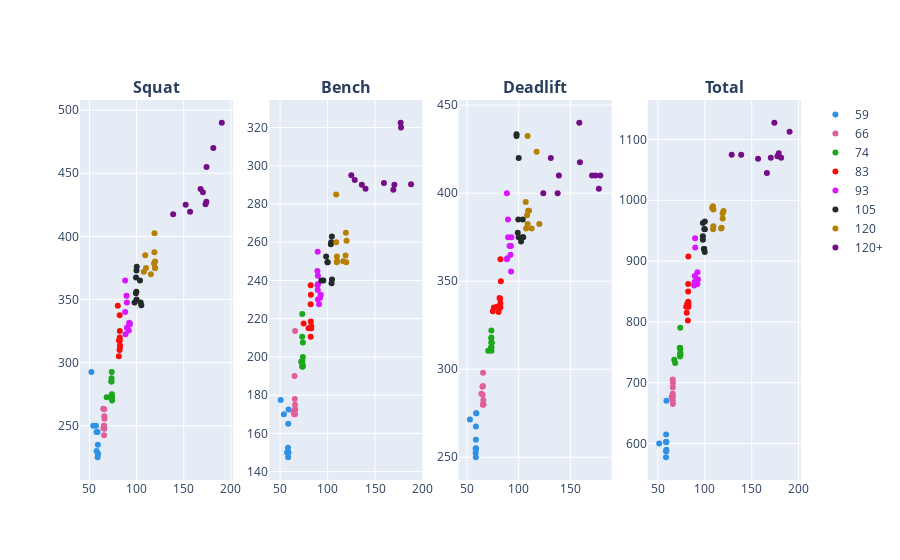

Notebook code cell kept with this figure:
### Code cell
plot_best_lifts_per_weightclass(data, 'M', 'IPF', 10)

### Figure 1 — Plotly figure (JSON) as saved in the notebook; plotly's stock layout.template omitted (floating-point values rounded to 4 significant figures)
{"data": [{"customdata": ["2003-03-22T00:00:00", "2019-01-19T00:00:00", "2002-03-09T00:00:00", "2017-10-13T00:00:00", "2018-07-14T00:00:00", "2019-04-12T00:00:00", "2018-04-14T00:00:00", "2020-03-18T00:00:00", "2018-06-06T00:00:00", "2018-10-11T00:00:00"], "hovertemplate": "<b>%{hovertext}</b><br>Bodyweight: %{x}kg <br>Squat: %{y}kg<br>Date: %{customdata|%Y-%m-%d}<extra></extra>", "hovertext": ["Andrzej Stanaszek", "Jeremy Smith #1", "Michael Booker #1", "Kevin Gray #1", "Michael Kuhns", "Kole Metts", "Egidijus Valčiukas", "Sergey Fedosienko", "Mohamed Lakehal", "Andres Ramos"], "legendgroup": "WeightClass", "marker": {"color": "#2E91E5"}, "mode": "markers", "name": "59", "showlegend": true, "type": "scatter", "x": [52.1, 56.95, 54, 57.55, 58.7, 58.95, 57.6, 59, 58.96, 58.7], "xaxis": "x", "y": [292.5, 250, 250, 245, 245, 235, 230, 228, 227.5, 225], "yaxis": "y"}, {"customdata": ["2020-03-07T00:00:00", "2019-06-04T00:00:00", "2017-11-11T00:00:00", "2020-03-18T00:00:00", "2019-10-16T00:00:00", "2019-03-04T00:00:00", "2017-06-14T00:00:00", "2017-03-04T00:00:00", "2019-06-04T00:00:00", "2019-11-29T00:00:00"], "hovertemplate": "<b>%{hovertext}</b><br>Bodyweight: %{x}kg <br>Squat: %{y}kg<br>Date: %{customdata|%Y-%m-%d}<extra></extra>", "hovertext": ["Jonathan Garcia #1", "Charles Okpoko", "Keith McHoney", "Sergey Gladkikh", "Andres Ramos", "Luke Homer", "Sawyer Yandell", "Stephen Cascioli", "Mark Tobias", "Artsiom Savelyeu"], "legendgroup": "WeightClass", "marker": {"color": "#E15F99"}, "mode": "markers", "name": "66", "showlegend": true, "type": "scatter", "x": [64.64, 65.75, 65.8, 66, 65.55, 65.5, 65.14, 64.94, 65.8, 65.6], "xaxis": "x", "y": [263.5, 263, 257.5, 255.5, 250, 250, 249, 248, 247.5, 242.5], "yaxis": "y"}, {"customdata": ["2020-07-12T00:00:00", "2019-10-16T00:00:00", "2019-10-16T00:00:00", "2019-10-16T00:00:00", "2020-07-17T00:00:00", "2019-11-23T00:00:00", "2018-07-21T00:00:00", "2020-03-07T00:00:00", "2020-03-03T00:00:00", "2018-10-28T00:00:00"], "hovertemplate": "<b>%{hovertext}</b><br>Bodyweight: %{x}kg <br>Squat: %{y}kg<br>Date: %{customdata|%Y-%m-%d}<extra></extra>", "hovertext": ["Yoshihiro Higa", "Micheal Seay", "Austin Perkins", "Taylor Atwood", "Chris Kennedy #1", "Gage Carreon", "Keith McHoney", "Zachary DiCostanzo", "Olanrewaju Adeoye", "Timothy Monigatti"], "legendgroup": "WeightClass", "marker": {"color": "#1CA71C"}, "mode": "markers", "name": "74", "showlegend": true, "type": "scatter", "x": [73.7, 73.45, 73.11, 73.47, 73.8, 74, 68.3, 73.13, 73.9, 74], "xaxis": "x", "y": [292.5, 287.5, 285, 285, 275, 272.5, 272.5, 272.5, 272, 270], "yaxis": "y"}, {"customdata": ["2018-06-22T00:00:00", "2015-07-25T00:00:00", "2016-01-23T00:00:00", "2020-03-07T00:00:00", "2020-09-26T00:00:00", "2019-12-07T00:00:00", "2019-10-16T00:00:00", "2019-08-03T00:00:00", "2020-02-08T00:00:00", "2018-04-21T00:00:00"], "hovertemplate": "<b>%{hovertext}</b><br>Bodyweight: %{x}kg <br>Squat: %{y}kg<br>Date: %{customdata|%Y-%m-%d}<extra></extra>", "hovertext": ["Aleksey Nikulin", "Amit Sapir", "Maliek Derstine", "Arkadiy Shalokha", "Jawon Garrison", "Matthew Schenone", "Russel Orhii", "John Haack", "Alex Tindal", "Chris Garcia"], "legendgroup": "WeightClass", "marker": {"color": "#FB0D0D"}, "mode": "markers", "name": "83", "showlegend": true, "type": "scatter", "x": [80.1, 82.1, 82.2, 82.19, 82.2, 81.3, 82.37, 82.4, 81.96, 81.2], "xaxis": "x", "y": [345, 337.5, 325, 319.8, 317.5, 317.5, 313.5, 312.5, 310, 305], "yaxis": "y"}, {"customdata": ["2016-04-16T00:00:00", "2016-07-08T00:00:00", "2015-11-07T00:00:00", "2020-03-01T00:00:00", "2020-03-07T00:00:00", "2019-11-29T00:00:00", "2018-06-06T00:00:00", "2020-01-18T00:00:00", "2017-04-29T00:00:00", "2018-06-23T00:00:00"], "hovertemplate": "<b>%{hovertext}</b><br>Bodyweight: %{x}kg <br>Squat: %{y}kg<br>Date: %{customdata|%Y-%m-%d}<extra></extra>", "hovertext": ["Amit Sapir", "Maliek Derstine", "Jesse Norris", "Peter Dolan", "Ashton Rouska", "Anatolii Novopismennyi", "Amar Kanane", "John Haack", "David Ricks", "Lenny Wicks"], "legendgroup": "WeightClass", "marker": {"color": "#DA16FF"}, "mode": "markers", "name": "93", "showlegend": true, "type": "scatter", "x": [87.91, 89.3, 89.72, 87.9, 92.14, 92.95, 92.57, 89.7, 91.75, 88.2], "xaxis": "x", "y": [365, 353, 347.5, 340, 331.5, 331, 330, 327.5, 325.5, 322.5], "yaxis": "y"}, {"customdata": ["2016-07-16T00:00:00", "2020-09-26T00:00:00", "2016-11-05T00:00:00", "2018-06-08T00:00:00", "2015-05-30T00:00:00", "2012-01-21T00:00:00", "2014-02-07T00:00:00", "2019-10-12T00:00:00", "2017-01-14T00:00:00", "2019-08-31T00:00:00"], "hovertemplate": "<b>%{hovertext}</b><br>Bodyweight: %{x}kg <br>Squat: %{y}kg<br>Date: %{customdata|%Y-%m-%d}<extra></extra>", "hovertext": ["Amit Sapir", "Joe Sullivan", "Kevin Oak", "Yaroslav Trubichkin", "Jordan Wong", "Sam Byrd", "Dan Green", "Josh Lentz", "Pete Rubish", "Joshua Greenfield"], "legendgroup": "WeightClass", "marker": {"color": "#222A2A"}, "mode": "markers", "name": "105", "showlegend": true, "type": "scatter", "x": [100.2, 99.9, 99.43, 103.6, 99.79, 99.3, 100, 97.9, 104.3, 105], "xaxis": "x", "y": [376, 373, 367.5, 365, 356.1, 355, 350, 347.5, 347.5, 345.5], "yaxis": "y"}, {"customdata": ["2019-11-14T00:00:00", "2019-04-06T00:00:00", "2020-02-01T00:00:00", "2019-11-14T00:00:00", "2017-03-04T00:00:00", "2019-10-16T00:00:00", "2004-12-01T00:00:00", "2014-06-01T00:00:00", "2018-12-08T00:00:00", "2018-06-08T00:00:00"], "hovertemplate": "<b>%{hovertext}</b><br>Bodyweight: %{x}kg <br>Squat: %{y}kg<br>Date: %{customdata|%Y-%m-%d}<extra></extra>", "hovertext": ["Matt Sohmer", "Dennis Cornelius", "Kevin Oak", "Ivaylo Hristov", "Anthony Harris #1", "Jared Martin #1", "Kirk Karwoski", "Mohamed Bouafia", "Ryan Dean", "Aleksandr Sedykh"], "legendgroup": "WeightClass", "marker": {"color": "#B68100"}, "mode": "markers", "name": "120", "showlegend": true, "type": "scatter", "x": [119, 118.9, 109.2, 119.6, 118.5, 119.6, 110, 119.7, 107.7, 115.2], "xaxis": "x", "y": [402.5, 387.5, 385, 380, 378.5, 375, 375, 375, 371.9, 370], "yaxis": "y"}, {"customdata": ["2019-03-02T00:00:00", "2017-10-21T00:00:00", "2020-02-29T00:00:00", "2020-09-26T00:00:00", "2016-11-05T00:00:00", "2018-03-03T00:00:00", "2018-06-06T00:00:00", "2019-08-30T00:00:00", "2020-01-25T00:00:00", "2016-04-16T00:00:00"], "hovertemplate": "<b>%{hovertext}</b><br>Bodyweight: %{x}kg <br>Squat: %{y}kg<br>Date: %{customdata|%Y-%m-%d}<extra></extra>", "hovertext": ["Ray Williams #1", "Jezza Uepa", "Daniel Bell #1", "Craig Foster", "JP Price", "Kelly Branton", "Joseph Peña #1", "Robb Philippus", "Logan Chapman", "Eric Lilliebridge"], "legendgroup": "WeightClass", "marker": {"color": "#750D86"}, "mode": "markers", "name": "120+", "showlegend": true, "type": "scatter", "x": [190.4, 181.4, 174.2, 167.9, 170.4, 174.0, 173.2, 152.1, 156.8, 138.8], "xaxis": "x", "y": [490, 470, 455, 437.5, 435, 427.5, 425.5, 425, 419.6, 417.5], "yaxis": "y"}, {"customdata": ["1994-11-17T00:00:00", "2016-10-31T00:00:00", "2002-03-09T00:00:00", "2015-10-17T00:00:00", "2014-06-01T00:00:00", "2018-06-02T00:00:00", "2013-04-25T00:00:00", "2019-09-07T00:00:00", "2018-09-22T00:00:00", "2017-10-02T00:00:00"], "hovertemplate": "<b>%{hovertext}</b><br>Bodyweight: %{x}kg <br>Bench: %{y}kg<br>Date: %{customdata|%Y-%m-%d}<extra></extra>", "hovertext": ["Andrzej Stanaszek", "Sergey Fedosienko", "Michael Booker #1", "Koji Higashisaka", "Dariusz Wszoła", "Lenard Jones", "Oleg Puzikov", "Sławomir Śledź", "井上 卓", "Elnur Khailyamov"], "legendgroup": "WeightClass", "marker": {"color": "#2E91E5"}, "mode": "markers", "name": "59", "showlegend": false, "type": "scatter", "x": [50.6, 58.9, 54, 58.55, 58.3, 57.6, 57.5, 58.62, 58.8, 58.5], "xaxis": "x2", "y": [177.5, 172.5, 170, 165, 152.5, 150, 150, 150, 150, 147.5], "yaxis": "y2"}, {"customdata": ["2018-11-24T00:00:00", "2013-09-13T00:00:00", "2016-10-31T00:00:00", "2019-06-04T00:00:00", "2019-04-09T00:00:00", "2016-03-05T00:00:00", "2019-03-04T00:00:00", "2020-03-07T00:00:00", "2019-06-04T00:00:00", "2014-12-06T00:00:00"], "hovertemplate": "<b>%{hovertext}</b><br>Bodyweight: %{x}kg <br>Bench: %{y}kg<br>Date: %{customdata|%Y-%m-%d}<extra></extra>", "hovertext": ["Eddie Berglund", "Yusuke Suzuki", "Sergey Skochek", "Tsung-Ting Hsieh", "Konstantin Saukov", "Matti Christensen", "Chris Aviado", "Jonathan Garcia #1", "Charles Okpoko", "Moon"], "legendgroup": "WeightClass", "marker": {"color": "#E15F99"}, "mode": "markers", "name": "66", "showlegend": false, "type": "scatter", "x": [65.75, 65.2, 65.5, 65.7, 65.55, 65.95, 64.2, 64.64, 65.75, 64.9], "xaxis": "x2", "y": [213.5, 190, 178, 175, 172.5, 172.5, 171.5, 171, 170, 170], "yaxis": "y2"}, {"customdata": ["2019-04-07T00:00:00", "2015-06-05T00:00:00", "2018-12-08T00:00:00", "2013-06-02T00:00:00", "2019-10-16T00:00:00", "2019-11-23T00:00:00", "2019-04-05T00:00:00", "2017-05-13T00:00:00", "2019-06-04T00:00:00", "2019-04-07T00:00:00"], "hovertemplate": "<b>%{hovertext}</b><br>Bodyweight: %{x}kg <br>Bench: %{y}kg<br>Date: %{customdata|%Y-%m-%d}<extra></extra>", "hovertext": ["Daiki Kodama", "Adrien Poinson", "Bastien Poyet", "Mushfig Aliyev", "Micheal Seay", "Philip Wright", "Matti Christensen", "Brandon Maddox #1", "Taylor Atwood", "臼木 翔吾"], "legendgroup": "WeightClass", "marker": {"color": "#1CA71C"}, "mode": "markers", "name": "74", "showlegend": false, "type": "scatter", "x": [73.35, 73.27, 74, 74, 73.45, 72.2, 73.69, 73.9, 73.75, 73.1], "xaxis": "x2", "y": [222.5, 210.5, 207.5, 200, 198, 197.5, 196, 195, 195, 195], "yaxis": "y2"}, {"customdata": ["2016-01-23T00:00:00", "2019-08-03T00:00:00", "2020-09-26T00:00:00", "2019-11-29T00:00:00", "2017-11-19T00:00:00", "2019-09-15T00:00:00", "2020-07-18T00:00:00", "2019-12-07T00:00:00", "2019-02-09T00:00:00", "2015-11-09T00:00:00"], "hovertemplate": "<b>%{hovertext}</b><br>Bodyweight: %{x}kg <br>Bench: %{y}kg<br>Date: %{customdata|%Y-%m-%d}<extra></extra>", "hovertext": ["Maliek Derstine", "John Haack", "Jawon Garrison", "Owen Hubbard", "Phillip Brewer", "Brett Gibbs", "Sean Noriega", "Todd Talford", "Yusuke Suzuki", "Clifford Richards"], "legendgroup": "WeightClass", "marker": {"color": "#FB0D0D"}, "mode": "markers", "name": "83", "showlegend": false, "type": "scatter", "x": [82.2, 82.4, 82.2, 82.3, 74.8, 82.85, 82.5, 82.8, 79.9, 82.2], "xaxis": "x2", "y": [237.5, 232.5, 227.5, 218.5, 217.5, 216, 215, 215, 215, 210.5], "yaxis": "y2"}, {"customdata": ["2020-09-26T00:00:00", "2016-07-08T00:00:00", "2009-01-24T00:00:00", "1981-08-01T00:00:00", "2018-04-21T00:00:00", "2013-02-24T00:00:00", "2012-07-23T00:00:00", "2019-10-16T00:00:00", "2015-08-29T00:00:00", "2016-07-23T00:00:00"], "hovertemplate": "<b>%{hovertext}</b><br>Bodyweight: %{x}kg <br>Bench: %{y}kg<br>Date: %{customdata|%Y-%m-%d}<extra></extra>", "hovertext": ["John Haack", "Maliek Derstine", "Ryan Celli", "Dennis Duncan", "David Lomeli", "Greg Doucette", "Dennis Cieri", "Jonathan Cayco", "Josh Lentz", "Cody Teer"], "legendgroup": "WeightClass", "marker": {"color": "#DA16FF"}, "mode": "markers", "name": "93", "showlegend": false, "type": "scatter", "x": [89.6, 89.3, 89.81, 90, 89.4, 89.7, 92.8, 92.1, 89.8, 91.05], "xaxis": "x2", "y": [255, 245, 242.5, 238.1, 237.5, 235, 232.5, 231, 230, 227.5], "yaxis": "y2"}, {"customdata": ["2019-10-16T00:00:00", "2016-10-15T00:00:00", "1970-08-22T00:00:00", "2019-01-26T00:00:00", "1983-03-26T00:00:00", "1996-06-30T00:00:00", "2019-05-04T00:00:00", "2015-10-17T00:00:00", "2016-05-02T00:00:00", "2018-06-03T00:00:00"], "hovertemplate": "<b>%{hovertext}</b><br>Bodyweight: %{x}kg <br>Bench: %{y}kg<br>Date: %{customdata|%Y-%m-%d}<extra></extra>", "hovertext": ["Joseph Amendola", "Nick Terry", "Mel Hennessy", "Josh Lentz", "Dennis Duncan", "Rock Lewis", "Denis Grebnev", "Garrett Griffin", "Kirill Mogilnikov", "Nicholas Guidice"], "legendgroup": "WeightClass", "marker": {"color": "#222A2A"}, "mode": "markers", "name": "105", "showlegend": false, "type": "scatter", "x": [104.5, 103.9, 103.4, 98.5, 100, 100, 104.7, 93.5, 95.58, 104.2], "xaxis": "x2", "y": [263, 260, 259, 252.5, 249.5, 249.5, 240.5, 240, 240, 238.5], "yaxis": "y2"}, {"customdata": ["2018-08-25T00:00:00", "2017-01-01T00:00:00", "2008-10-18T00:00:00", "2016-11-05T00:00:00", "2016-06-19T00:00:00", "2017-08-25T00:00:00", "2017-03-03T00:00:00", "2012-04-18T00:00:00", "2015-09-19T00:00:00", "2017-06-24T00:00:00"], "hovertemplate": "<b>%{hovertext}</b><br>Bodyweight: %{x}kg <br>Bench: %{y}kg<br>Date: %{customdata|%Y-%m-%d}<extra></extra>", "hovertext": ["Jeremy Hoornstra", "Amandas Paulauskas", "Joey DeGiovine", "Larry Williams #1", "Dennis Cornelius", "Tee Popoola", "Joe Norman", "Stanislav Shvetsov", "Oran Smith", "Shawn Boyd"], "legendgroup": "WeightClass", "marker": {"color": "#B68100"}, "mode": "markers", "name": "120", "showlegend": false, "type": "scatter", "x": [109.1, 119.3, 120.0, 109.1, 119.0, 109.8, 116.5, 110, 109.8, 119.8], "xaxis": "x2", "y": [285, 265, 260.8, 260, 253, 252.5, 250, 250, 249.5, 249.5], "yaxis": "y2"}, {"customdata": ["1997-07-11T00:00:00", "2016-11-19T00:00:00", "1983-11-13T00:00:00", "2020-03-07T00:00:00", "2019-10-02T00:00:00", "2014-11-15T00:00:00", "2016-11-05T00:00:00", "2019-08-30T00:00:00", "2010-06-26T00:00:00", "2019-08-17T00:00:00"], "hovertemplate": "<b>%{hovertext}</b><br>Bodyweight: %{x}kg <br>Bench: %{y}kg<br>Date: %{customdata|%Y-%m-%d}<extra></extra>", "hovertext": ["James Henderson #1", "Kirill Sarychev", "Ted Arcidi", "Larry Williams #1", "Ilyes Boughalem", "Josh Morris #1", "JP Price", "James Strickland", "Dan Kovacs", "Kenneth Hunt Jr"], "legendgroup": "WeightClass", "marker": {"color": "#750D86"}, "mode": "markers", "name": "120+", "showlegend": false, "type": "scatter", "x": [177, 177.4, 125, 128.6, 159.4, 188.0, 170.4, 136.1, 140, 169.3], "xaxis": "x2", "y": [322.5, 320, 295, 292.6, 291, 290.3, 290, 290, 288.0, 287.5], "yaxis": "y2"}, {"customdata": ["2019-06-04T00:00:00", "2020-03-18T00:00:00", "2018-06-06T00:00:00", "2019-10-16T00:00:00", "2019-11-29T00:00:00", "2013-07-19T00:00:00", "2016-12-10T00:00:00", "2019-02-16T00:00:00", "2018-06-02T00:00:00", "2015-06-05T00:00:00"], "hovertemplate": "<b>%{hovertext}</b><br>Bodyweight: %{x}kg <br>Deadlift: %{y}kg<br>Date: %{customdata|%Y-%m-%d}<extra></extra>", "hovertext": ["Derek Ng", "Sergey Fedosienko", "Dalton LaCoe", "Charlie Yeng", "Ilya Marichev", "Eric Kupperstein", "Josue Leon", "Khemarintr Suwanchote", "Kole Metts", "Alexander Kolbin"], "legendgroup": "WeightClass", "marker": {"color": "#2E91E5"}, "mode": "markers", "name": "59", "showlegend": false, "type": "scatter", "x": [59, 59, 52.92, 58.7, 58.65, 58.6, 58.9, 58.5, 58.42, 58.62], "xaxis": "x3", "y": [275, 275, 271.5, 267.5, 260, 255, 255, 255, 252.5, 250], "yaxis": "y3"}, {"customdata": ["2019-09-20T00:00:00", "2020-03-07T00:00:00", "2018-10-11T00:00:00", "2018-10-26T00:00:00", "2018-06-06T00:00:00", "2016-06-19T00:00:00", "2018-06-06T00:00:00", "2017-11-11T00:00:00", "2019-03-03T00:00:00", "2019-10-16T00:00:00"], "hovertemplate": "<b>%{hovertext}</b><br>Bodyweight: %{x}kg <br>Deadlift: %{y}kg<br>Date: %{customdata|%Y-%m-%d}<extra></extra>", "hovertext": ["Hassan El Belghiti", "Daniel Clements", "Matthew Arremony", "Derek Ng", "Clifton Pho", "John Paul Cauchi", "Antti Savolainen", "Keith McHoney", "Sergey Gladkikh", "Terel Monroe"], "legendgroup": "WeightClass", "marker": {"color": "#E15F99"}, "mode": "markers", "name": "66", "showlegend": false, "type": "scatter", "x": [65.6, 65.43, 65, 64, 65.12, 65.84, 65.43, 65.8, 65.95, 65.62], "xaxis": "x3", "y": [298, 290.5, 290, 286, 285.5, 282.5, 280, 280, 280, 280], "yaxis": "y3"}, {"customdata": ["2017-06-14T00:00:00", "2019-10-16T00:00:00", "2019-10-16T00:00:00", "2020-09-04T00:00:00", "2015-05-23T00:00:00", "2020-03-03T00:00:00", "2018-11-17T00:00:00", "2019-06-04T00:00:00", "2018-10-11T00:00:00", "2014-12-08T00:00:00"], "hovertemplate": "<b>%{hovertext}</b><br>Bodyweight: %{x}kg <br>Deadlift: %{y}kg<br>Date: %{customdata|%Y-%m-%d}<extra></extra>", "hovertext": ["Kjell Egil Bakkelund", "Richard Cho", "Eric LaPointe", "Casmir Hughes", "Dmitry Nasonov", "Nick Manders", "Jamaal Grimes", "Taylor Atwood", "Blake Lehew", "Doni Meiyanto"], "legendgroup": "WeightClass", "marker": {"color": "#1CA71C"}, "mode": "markers", "name": "74", "showlegend": false, "type": "scatter", "x": [73.63, 73.6, 73.5, 73.8, 73.8, 73.82, 73.3, 73.75, 73.7, 70.55], "xaxis": "x3", "y": [322, 318, 317.5, 315, 315, 315, 312.5, 312.5, 310.5, 310.5], "yaxis": "y3"}, {"customdata": ["2019-08-03T00:00:00", "2020-09-12T00:00:00", "2020-03-07T00:00:00", "2017-10-10T00:00:00", "2018-02-16T00:00:00", "2018-11-02T00:00:00", "2017-05-06T00:00:00", "2019-11-16T00:00:00", "2019-12-07T00:00:00", "2018-04-06T00:00:00"], "hovertemplate": "<b>%{hovertext}</b><br>Bodyweight: %{x}kg <br>Deadlift: %{y}kg<br>Date: %{customdata|%Y-%m-%d}<extra></extra>", "hovertext": ["John Haack", "Asein Enahoro", "Angelo Fortino", "Yangsu Ren", "Trevor Jaffe", "David Herrera #1", "Chris Garcia", "Richard Cho", "Blake Lehew", "Wayne Knight"], "legendgroup": "WeightClass", "marker": {"color": "#FB0D0D"}, "mode": "markers", "name": "83", "showlegend": false, "type": "scatter", "x": [82.4, 82.8, 81.52, 82.04, 82.3, 79.1, 82.3, 76, 75, 80.6], "xaxis": "x3", "y": [362.5, 350, 340.5, 340, 337.5, 335.5, 335, 335, 333, 332.5], "yaxis": "y3"}, {"customdata": ["2017-02-11T00:00:00", "2020-09-26T00:00:00", "2015-11-07T00:00:00", "2019-09-07T00:00:00", "2014-11-21T00:00:00", "2020-01-18T00:00:00", "2020-03-07T00:00:00", "2016-04-30T00:00:00", "2019-10-19T00:00:00", "2018-10-11T00:00:00"], "hovertemplate": "<b>%{hovertext}</b><br>Bodyweight: %{x}kg <br>Deadlift: %{y}kg<br>Date: %{customdata|%Y-%m-%d}<extra></extra>", "hovertext": ["Cailer Woolam", "John Haack", "Jesse Norris", "Krzysztof Wierzbicki", "Andrey Belyaev #1", "Sascha Stendebach", "Ashton Rouska", "Ben Pollack", "James Mapp Jr", "David Woolson"], "legendgroup": "WeightClass", "marker": {"color": "#DA16FF"}, "mode": "markers", "name": "93", "showlegend": false, "type": "scatter", "x": [88.6, 89.6, 89.72, 92.9, 91.2, 92.5, 92.14, 89, 88.6, 92.6], "xaxis": "x3", "y": [400, 385, 375, 375, 370, 370, 365, 363, 362.5, 355.5], "yaxis": "y3"}, {"customdata": ["2020-03-08T00:00:00", "2019-11-09T00:00:00", "2020-10-03T00:00:00", "2013-08-15T00:00:00", "2019-11-09T00:00:00", "2020-10-10T00:00:00", "2018-02-19T00:00:00", "2014-02-07T00:00:00", "2014-07-26T00:00:00", "2018-02-25T00:00:00"], "hovertemplate": "<b>%{hovertext}</b><br>Bodyweight: %{x}kg <br>Deadlift: %{y}kg<br>Date: %{customdata|%Y-%m-%d}<extra></extra>", "hovertext": ["Krzysztof Wierzbicki", "Cailer Woolam", "Yury Belkin", "Aleksandr Obukhovich", "Jeremy Avilla", "Ashton Rouska", "Bryce Krawczyk", "Dan Green", "David Troutt", "Gregory Johnson"], "legendgroup": "WeightClass", "marker": {"color": "#222A2A"}, "mode": "markers", "name": "105", "showlegend": false, "type": "scatter", "x": [97.9, 97.89, 100, 103.9, 99.61, 99.1, 103.9, 100, 104.3, 102.3], "xaxis": "x3", "y": [433.5, 432.5, 420, 385, 385, 377.5, 375, 375, 375, 372.5], "yaxis": "y3"}, {"customdata": ["2020-02-01T00:00:00", "2020-02-22T00:00:00", "2016-11-05T00:00:00", "2018-11-10T00:00:00", "1986-12-01T00:00:00", "2019-08-30T00:00:00", "2017-10-14T00:00:00", "2019-12-01T00:00:00", "2012-01-28T00:00:00", "2017-12-10T00:00:00"], "hovertemplate": "<b>%{hovertext}</b><br>Bodyweight: %{x}kg <br>Deadlift: %{y}kg<br>Date: %{customdata|%Y-%m-%d}<extra></extra>", "hovertext": ["Jamal Browner", "Danny Grigsby", "Pete Rubish", "Andrew Herbert", "Brett Russell", "Ogden J Myklebust III", "Luigi Fagiani", "Nicolaas du Preez", "Delroy McQueen", "Jim Nuttall"], "legendgroup": "WeightClass", "marker": {"color": "#B68100"}, "mode": "markers", "name": "120", "showlegend": false, "type": "scatter", "x": [108.6, 117.3, 106.8, 109.0, 110, 108.1, 108.6, 119.9, 112.5, 107.1], "xaxis": "x3", "y": [432.5, 423.5, 395, 390, 390, 387.5, 382.5, 382.5, 380, 380], "yaxis": "y3"}, {"customdata": ["2005-11-05T00:00:00", "2010-07-03T00:00:00", "2012-12-15T00:00:00", "2019-01-26T00:00:00", "2020-02-29T00:00:00", "2016-04-16T00:00:00", "2017-08-12T00:00:00", "2016-11-19T00:00:00", "2016-08-19T00:00:00", "2019-01-26T00:00:00"], "hovertemplate": "<b>%{hovertext}</b><br>Bodyweight: %{x}kg <br>Deadlift: %{y}kg<br>Date: %{customdata|%Y-%m-%d}<extra></extra>", "hovertext": ["Benedikt Magnússon #1", "Konstantīn Konstantīnovs", "Mikhail Koklyaev", "Bryan Hartsel", "Daniel Bell #1", "Eric Lilliebridge", "Josh Morris #1", "Kirill Sarychev", "Aria Attia", "Dane Dillon"], "legendgroup": "WeightClass", "marker": {"color": "#750D86"}, "mode": "markers", "name": "120+", "showlegend": false, "type": "scatter", "x": [158.5, 131, 159.1, 170.8, 174.2, 138.8, 178.8, 177.4, 123.7, 137.6], "xaxis": "x3", "y": [440, 420, 417.5, 410, 410, 410, 410, 402.5, 400, 400], "yaxis": "y3"}, {"customdata": ["2020-03-18T00:00:00", "2019-10-16T00:00:00", "2015-06-05T00:00:00", "2018-06-06T00:00:00", "2019-04-12T00:00:00", "2002-05-09T00:00:00", "2020-03-18T00:00:00", "2018-10-11T00:00:00", "2019-06-04T00:00:00", "2016-06-19T00:00:00"], "hovertemplate": "<b>%{hovertext}</b><br>Bodyweight: %{x}kg <br>Total: %{y}kg<br>Date: %{customdata|%Y-%m-%d}<extra></extra>", "hovertext": ["Sergey Fedosienko", "Charlie Yeng", "Alexander Kolbin", "Franklin León", "Kole Metts", "Andrzej Stanaszek", "Ilya Marichev", "Andres Ramos", "Ayumi Hisatsune", "Dariusz Wszoła"], "legendgroup": "WeightClass", "marker": {"color": "#2E91E5"}, "mode": "markers", "name": "59", "showlegend": false, "type": "scatter", "x": [59, 58.7, 58.62, 58.83, 58.95, 51.3, 58.9, 58.7, 58.85, 58.58], "xaxis": "x4", "y": [670.5, 615, 602.5, 602.5, 602.5, 600, 590, 587.5, 587.5, 577.5], "yaxis": "y4"}, {"customdata": ["2019-06-04T00:00:00", "2019-03-03T00:00:00", "2017-11-11T00:00:00", "2019-06-04T00:00:00", "2019-11-29T00:00:00", "2016-11-10T00:00:00", "2020-03-07T00:00:00", "2020-03-07T00:00:00", "2019-10-16T00:00:00", "2018-06-06T00:00:00"], "hovertemplate": "<b>%{hovertext}</b><br>Bodyweight: %{x}kg <br>Total: %{y}kg<br>Date: %{customdata|%Y-%m-%d}<extra></extra>", "hovertext": ["Charles Okpoko", "Sergey Gladkikh", "Keith McHoney", "Tsung-Ting Hsieh", "Eddie Berglund", "Gerald Dionio", "Jonathan Garcia #1", "Daniel Clements", "Rodrigo Manzo", "Dallas Bey"], "legendgroup": "WeightClass", "marker": {"color": "#E15F99"}, "mode": "markers", "name": "66", "showlegend": false, "type": "scatter", "x": [65.75, 65.95, 65.8, 65.7, 65.7, 65.7, 64.64, 65.43, 65.72, 65.9], "xaxis": "x4", "y": [705.5, 700, 692.5, 682.5, 677.5, 677.5, 677, 673, 670, 665], "yaxis": "y4"}, {"customdata": ["2019-06-04T00:00:00", "2019-10-16T00:00:00", "2017-06-14T00:00:00", "2020-07-17T00:00:00", "2014-11-05T00:00:00", "2018-10-11T00:00:00", "2018-04-29T00:00:00", "2019-10-16T00:00:00", "2019-08-30T00:00:00", "2018-07-21T00:00:00"], "hovertemplate": "<b>%{hovertext}</b><br>Bodyweight: %{x}kg <br>Total: %{y}kg<br>Date: %{customdata|%Y-%m-%d}<extra></extra>", "hovertext": ["Taylor Atwood", "Austin Perkins", "Kjell Egil Bakkelund", "Chris Kennedy #1", "Rostislav Petkov", "Blake Lehew", "Yoshihiro Higa", "Richard Cho", "Michael Estrella", "Keith McHoney"], "legendgroup": "WeightClass", "marker": {"color": "#1CA71C"}, "mode": "markers", "name": "74", "showlegend": false, "type": "scatter", "x": [73.75, 73.11, 73.63, 73.8, 73.89, 73.7, 73.85, 73.6, 67.3, 68.3], "xaxis": "x4", "y": [790.5, 757.5, 757, 755, 748.5, 748, 745, 743, 738, 732.5], "yaxis": "y4"}, {"customdata": ["2019-08-03T00:00:00", "2016-01-23T00:00:00", "2020-09-26T00:00:00", "2019-06-04T00:00:00", "2018-06-06T00:00:00", "2018-04-21T00:00:00", "2018-06-22T00:00:00", "2020-07-18T00:00:00", "2020-09-26T00:00:00", "2018-06-16T00:00:00"], "hovertemplate": "<b>%{hovertext}</b><br>Bodyweight: %{x}kg <br>Total: %{y}kg<br>Date: %{customdata|%Y-%m-%d}<extra></extra>", "hovertext": ["John Haack", "Maliek Derstine", "Jawon Garrison", "Russel Orhii", "Brett Gibbs", "Chris Garcia", "Aleksey Nikulin", "Sean Noriega", "Blake Lehew", "Dexter Jones"], "legendgroup": "WeightClass", "marker": {"color": "#FB0D0D"}, "mode": "markers", "name": "83", "showlegend": false, "type": "scatter", "x": [82.4, 82.2, 82.2, 82.25, 82.62, 81.2, 80.1, 82.5, 80.7, 81.9], "xaxis": "x4", "y": [907.5, 862.5, 850, 833, 830.5, 830, 825, 825, 815, 802.5], "yaxis": "y4"}, {"customdata": ["2020-09-26T00:00:00", "2015-11-07T00:00:00", "2020-03-07T00:00:00", "2016-07-08T00:00:00", "2019-09-23T00:00:00", "2019-10-16T00:00:00", "2016-04-30T00:00:00", "2019-08-03T00:00:00", "2017-12-12T00:00:00", "2017-02-11T00:00:00"], "hovertemplate": "<b>%{hovertext}</b><br>Bodyweight: %{x}kg <br>Total: %{y}kg<br>Date: %{customdata|%Y-%m-%d}<extra></extra>", "hovertext": ["John Haack", "Jesse Norris", "Ashton Rouska", "Maliek Derstine", "Anatolii Novopismennyi", "Jonathan Cayco", "Ben Pollack", "Chad Penson", "Mark Plummer #1", "Cailer Woolam"], "legendgroup": "WeightClass", "marker": {"color": "#DA16FF"}, "mode": "markers", "name": "93", "showlegend": false, "type": "scatter", "x": [89.6, 89.72, 92.14, 89.3, 92.56, 92.1, 89, 89.6, 92.1, 88.6], "xaxis": "x4", "y": [937.5, 922.5, 881.5, 875.5, 870, 868.5, 865.5, 862.5, 862.5, 860], "yaxis": "y4"}, {"customdata": ["2020-10-03T00:00:00", "2019-11-09T00:00:00", "2016-11-05T00:00:00", "2014-02-07T00:00:00", "2020-03-08T00:00:00", "2019-10-12T00:00:00", "2019-11-09T00:00:00", "2009-10-01T00:00:00", "2020-10-10T00:00:00", "2015-02-07T00:00:00"], "hovertemplate": "<b>%{hovertext}</b><br>Bodyweight: %{x}kg <br>Total: %{y}kg<br>Date: %{customdata|%Y-%m-%d}<extra></extra>", "hovertext": ["Yury Belkin", "Cailer Woolam", "Kevin Oak", "Dan Green", "Krzysztof Wierzbicki", "Josh Lentz", "Aaron Palko", "Andrey Belyaev #1", "Ashton Rouska", "Jeremy Hamilton"], "legendgroup": "WeightClass", "marker": {"color": "#222A2A"}, "mode": "markers", "name": "105", "showlegend": false, "type": "scatter", "x": [100, 97.89, 99.43, 100, 97.9, 97.9, 99.29, 99, 99.1, 99.9], "xaxis": "x4", "y": [965, 962.5, 953, 952.5, 941, 935, 920, 920, 920, 915], "yaxis": "y4"}, {"customdata": ["2020-02-01T00:00:00", "2019-08-03T00:00:00", "2016-11-05T00:00:00", "2019-12-01T00:00:00", "2016-06-19T00:00:00", "2019-11-14T00:00:00", "2018-11-10T00:00:00", "2019-11-09T00:00:00", "2020-02-22T00:00:00", "2018-01-13T00:00:00"], "hovertemplate": "<b>%{hovertext}</b><br>Bodyweight: %{x}kg <br>Total: %{y}kg<br>Date: %{customdata|%Y-%m-%d}<extra></extra>", "hovertext": ["Jamal Browner", "Kevin Oak", "Larry Williams #1", "Nicolaas du Preez", "Dennis Cornelius", "Matt Sohmer", "Andrew Herbert", "Richard Wright #1", "Danny Grigsby", "Pete Rubish"], "legendgroup": "WeightClass", "marker": {"color": "#B68100"}, "mode": "markers", "name": "120", "showlegend": false, "type": "scatter", "x": [108.6, 107.8, 109.1, 119.9, 119.0, 119, 109.0, 117.9, 117.3, 108.8], "xaxis": "x4", "y": [990, 987.5, 985, 982.5, 978.5, 970, 957.5, 954.8, 953.5, 952.5], "yaxis": "y4"}, {"customdata": ["2020-02-29T00:00:00", "2019-03-02T00:00:00", "2017-08-12T00:00:00", "2020-03-07T00:00:00", "2016-04-16T00:00:00", "2016-11-19T00:00:00", "2016-11-05T00:00:00", "2017-10-21T00:00:00", "2020-01-25T00:00:00", "2019-08-10T00:00:00"], "hovertemplate": "<b>%{hovertext}</b><br>Bodyweight: %{x}kg <br>Total: %{y}kg<br>Date: %{customdata|%Y-%m-%d}<extra></extra>", "hovertext": ["Daniel Bell #1", "Ray Williams #1", "Josh Morris #1", "Larry Williams #1", "Eric Lilliebridge", "Kirill Sarychev", "JP Price", "Jezza Uepa", "Logan Chapman", "Erick Lewis"], "legendgroup": "WeightClass", "marker": {"color": "#750D86"}, "mode": "markers", "name": "120+", "showlegend": false, "type": "scatter", "x": [174.2, 190.4, 178.8, 128.6, 138.8, 177.4, 170.4, 181.4, 156.8, 166.2], "xaxis": "x4", "y": [1128.0, 1112.0, 1078.0, 1075.0, 1075, 1072.0, 1070, 1070, 1068.0, 1045], "yaxis": "y4"}], "layout": {"annotations": [{"font": {"size": 16}, "showarrow": false, "text": "<b>Squat</b>", "x": 0.1062, "xanchor": "center", "xref": "paper", "y": 1, "yanchor": "bottom", "yref": "paper"}, {"font": {"size": 16}, "showarrow": false, "text": "<b>Bench</b>", "x": 0.3688, "xanchor": "center", "xref": "paper", "y": 1, "yanchor": "bottom", "yref": "paper"}, {"font": {"size": 16}, "showarrow": false, "text": "<b>Deadlift</b>", "x": 0.6313, "xanchor": "center", "xref": "paper", "y": 1, "yanchor": "bottom", "yref": "paper"}, {"font": {"size": 16}, "showarrow": false, "text": "<b>Total</b>", "x": 0.8938, "xanchor": "center", "xref": "paper", "y": 1, "yanchor": "bottom", "yref": "paper"}], "xaxis": {"anchor": "y", "domain": [0, 0.2125]}, "xaxis2": {"anchor": "y2", "domain": [0.2625, 0.475]}, "xaxis3": {"anchor": "y3", "domain": [0.525, 0.7375]}, "xaxis4": {"anchor": "y4", "domain": [0.7875, 1]}, "yaxis": {"anchor": "x", "domain": [0, 1]}, "yaxis2": {"anchor": "x2", "domain": [0, 1]}, "yaxis3": {"anchor": "x3", "domain": [0, 1]}, "yaxis4": {"anchor": "x4", "domain": [0, 1]}}}
